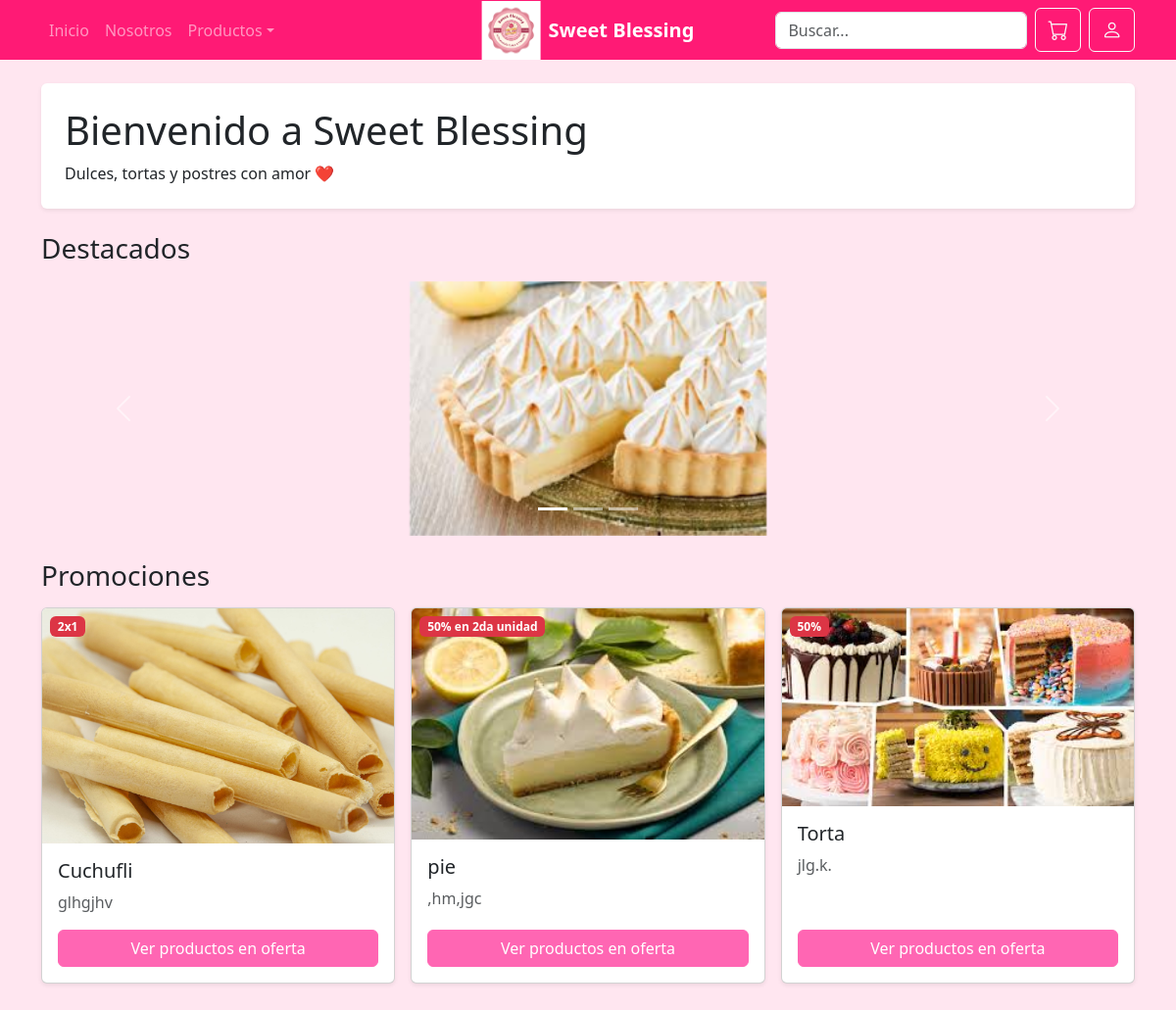
The page / on the database its author committed.
### adminpanel/models.py (models this page shows, shortened)
class Producto(models.Model):
    CATEGORIAS = [
        ('vitrina', 'Repostería de vitrina'),
        ('tortas', 'Tortas'),
        ('postres', 'Postres'),
    ]
    nombre = models.CharField(max_length=100)
    precio = models.IntegerField(verbose_name="Precio")
    categoria = models.CharField(max_length=20, choices=CATEGORIAS)
    descripcion = models.TextField(
        blank=True,
        null=True,
        verbose_name="Descripción"
    )
    imagen = models.ImageField(
        upload_to='productos/',
        null=True,
        blank=True
    )
    stock = models.PositiveIntegerField(default=0)
    destacado = models.BooleanField(
        default=False,
        help_text="Mostrar en inicio"
    )

class Promocion(models.Model):
    TIPO_CHOICES = [
        ('2x1', '2x1'),
        ('porcentaje', 'Descuento porcentaje'),
        ('segunda_unidad', 'Descuento en segunda unidad'),
    ]
    CATEGORIAS_OBJETIVO = [
        ('', 'Solo este producto'),
        ('vitrina', 'Repostería de vitrina'),
        ('postres', 'Postres'),
        ('tortas', 'Tortas'),
        ('all', 'Todas las categorías'),
    ]
    ENLACE_CATEGORIA_CHOICES = [
        ('', 'Sin categoria'),
        ('vitrina', 'Repostería de vitrina'),
        ('postres', 'Postres'),
        ('tortas', 'Tortas'),
    ]
    titulo = models.CharField(max_length=100)
    etiqueta = models.CharField(
        max_length=50,
        blank=True,
        null=True,
        default='',
        help_text="Texto corto que se muestra como badge (ej: '2x1', '-30%'). Opcional."
    )
    descripcion = models.TextField(
        blank=True,
        null=True,
        default='',
        help_text="Descripción visible para el cliente. Opcional."
    )
    imagen = models.ImageField(
        upload_to='promos/',
        blank=True,
        null=True,
        help_text="Imagen opcional para la tarjeta de promoción."
    )
    tipo = models.CharField(
        max_length=20,
        choices=TIPO_CHOICES,
        help_text="Tipo de promoción (2x1, porcentaje, segunda unidad)."
    )
    porcentaje = models.PositiveIntegerField(
        blank=True,
        null=True,
        help_text="Solo para tipo 'porcentaje'. Ej: 20 para 20%."
    )
    porcentaje_segunda_unidad = models.PositiveIntegerField(
        blank=True,
        null=True,
        help_text="Solo para tipo 'segunda_unidad'. Ej: 50 para 50% en la segunda unidad."
    )
    producto = models.ForeignKey(
        'Producto',
        on_delete=models.CASCADE,
        blank=True,
        null=True,
        help_text="Producto específico al que se aplica la promo. Déjalo vacío si usarás una categoría."
    )
    categoria_objetivo = models.CharField(
        max_length=20,
        choices=CATEGORIAS_OBJETIVO,
        blank=True,
        default='',
        help_text="Si eliges una categoría, la promo se aplica a TODOS los productos de esa categoría."
    )
    enlace_categoria = models.CharField(
        max_length=20,
        choices=ENLACE_CATEGORIA_CHOICES,
        blank=True,
        default='',
        help_text="Categoría a la que apuntará el botón en la web. Opcional."
    )
    activo_desde = models.DateField(
        blank=True,
        null=True,
        help_text="Fecha desde la que la promo está activa. Opcional."
    )
    activo_hasta = models.DateField(
        blank=True,
        null=True,
        help_text="Fecha hasta la que la promo está activa. Opcional."
    )
    hasta_agotar_stock = models.BooleanField(
        default=False,
        help_text="Si se marca, la promo se desactiva cuando el producto se queda sin stock."
    )
    activa = models.BooleanField(
        default=True,
        help_text="Marca si la promo está activa."
    )
    vigencia = models.CharField(
        max_length=100,
        blank=True,
        null=True,
        default='',
        help_text="Texto informativo (ej: 'Hasta el 30/06 o hasta agotar stock'). Opcional."
    )

### tienda/views.py (the view)
# urls.py: 2. Add a URL to urlpatterns:  path('', views.home, name='home')
def home(request):
    destacados = Producto.objects.filter(destacado=True)[:6]
    promos_bd = Promocion.objects.filter(activa=True)
    return render(request, 'tienda/home.html', {
        'promos': promos_bd,
        'destacados': destacados,
        'carrito_count': _carrito_cuenta_items(request)
    })

### tienda/views.py (called while the page is built)
def _get_carrito(request):
    return request.session.get('carrito', {})

def _carrito_cuenta_items(request):
    return sum(int(item['cantidad']) for item in _get_carrito(request).values())

### tienda/templates/tienda/home.html (shortened to what this page needs)
{% extends 'tienda/base_store.html' %}
{% load static %}
{% block content %}
  <div class="p-4 bg-white rounded shadow-sm mb-4">
    <h1 class="mb-2">Bienvenido a Sweet Blessing</h1>
    <p class="mb-0">Dulces, tortas y postres con amor ❤️</p>
  </div>
  <h3 class="mb-3">Destacados</h3>
  {% if destacados %}
  <div id="destacadosCarousel" class="carousel slide mb-4" data-bs-ride="carousel">
    <div class="carousel-indicators">
      {% for p in destacados %}
        <button type="button" data-bs-target="#destacadosCarousel" data-bs-slide-to="{{ forloop.counter0 }}"
                class="{% if forloop.first %}active{% endif %}"
                aria-current="{% if forloop.first %}true{% endif %}"
                aria-label="Slide {{ forloop.counter }}"></button>
      {% endfor %}
    </div>
<div class="carousel-inner">
    {% for p in destacados %}
        <div class="carousel-item {% if forloop.first %}active{% endif %}">
            <img src="{{ p.imagen.url }}"
                 class="d-block mx-auto"
                 style="height: 260px; object-fit: cover;"
                 alt="{{ p.nombre }}">
        </div>
    {% endfor %}
</div>
    <button class="carousel-control-prev" type="button" data-bs-target="#destacadosCarousel" data-bs-slide="prev">
      <span class="carousel-control-prev-icon" aria-hidden="true"></span>
    </button>
    <button class="carousel-control-next" type="button" data-bs-target="#destacadosCarousel" data-bs-slide="next">
      <span class="carousel-control-next-icon" aria-hidden="true"></span>
    </button>
  </div>
  {% else %}
    <p>No hay productos destacados por ahora.</p>
  {% endif %}
  <h3 class="mb-3">Promociones</h3>
  <div class="row row-cols-1 row-cols-md-3 g-3 mb-4">
    {% for promo in promos %}
      <div class="col">
        <div class="card h-100 shadow-sm position-relative">
          {% if promo.etiqueta %}
            <span class="badge bg-danger position-absolute top-0 start-0 m-2">
              {{ promo.etiqueta }}
            </span>
          {% endif %}
          {% if promo.imagen %}
            <img src="{{ promo.imagen.url }}" class="card-img-top" alt="{{ promo.titulo }}">
          {% endif %}
          <div class="card-body d-flex flex-column">
            <h5 class="card-title">{{ promo.titulo }}</h5>
            {% if promo.descripcion %}
              <p class="card-text text-muted">{{ promo.descripcion }}</p>
            {% endif %}
            {% if promo.enlace_categoria %}
              <a href="{% url 'tienda:productos_categoria' promo.enlace_categoria %}"
                 class="btn btn-primary mt-auto">
                Ver productos en oferta
              </a>
            {% elif promo.producto %}
              <a href="{% url 'tienda:producto_detalle' promo.producto.id %}"
                 class="btn btn-primary mt-auto">
                Ver producto en oferta
              </a>
            {% else %}
              <a href="{% url 'tienda:productos' %}"
                 class="btn btn-outline-primary mt-auto">
                Ver catálogo
              </a>
            {% endif %}
          </div>
        </div>
      </div>
    {% empty %}
      <p>No hay promociones disponibles por ahora.</p>
    {% endfor %}
  </div>
{% endblock %}

### tienda/templates/tienda/base_store.html (shortened to what this page needs)
{% load static %}
<!DOCTYPE html>
<html lang="es">
<head>
  <link href="https://cdn.jsdelivr.net/npm/bootstrap@5.3.3/dist/css/bootstrap.min.css" rel="stylesheet">
  <link href="https://cdn.jsdelivr.net/npm/bootstrap-icons/font/bootstrap-icons.css" rel="stylesheet">
</head>
<body>
<nav class="navbar navbar-expand-lg navbar-dark">
  <div class="container position-relative">
    <div class="d-flex align-items-center">
      <div class="collapse navbar-collapse" id="navMain">
        <ul class="navbar-nav me-3">
          <li class="nav-item"><a class="nav-link" href="{% url 'tienda:home' %}">Inicio</a></li>
          <li class="nav-item"><a class="nav-link" href="{% url 'tienda:nosotros' %}">Nosotros</a></li>
          <li class="nav-item dropdown">
            <a class="nav-link dropdown-toggle" data-bs-toggle="dropdown" href="{% url 'tienda:productos' %}">Productos</a>
          </li>
        </ul>
      </div>
    </div>
    <a class="navbar-brand brand-center d-flex align-items-center" href="{% url 'tienda:home' %}">
      <img src="{% static 'adminpanel/images/logo.png' %}" alt="Logo" width="60" height="60" class="me-2">
      <strong>Sweet Blessing</strong>
    </a>
    <div class="d-flex align-items-center">
      <form class="d-none d-lg-flex me-2" role="search" action="{% url 'tienda:buscar' %}">
        <input class="form-control" type="search" name="q" placeholder="Buscar...">
      </form>
      {% if user.is_authenticated %}
        <a class="btn btn-outline-light me-2" href="{% url 'tienda:carrito' %}" title="Carrito">
          <i class="bi bi-cart nav-icon"></i>
          {% if carrito_count and carrito_count > 0 %}
            <span class="badge bg-light text-dark">{{ carrito_count }}</span>
          {% endif %}
        </a>
        <a class="btn btn-outline-light" href="{% url 'tienda:salir' %}" title="Salir">
          <i class="bi bi-person-check nav-icon"></i>
        </a>
      {% else %}
        <a class="btn btn-outline-light me-2" href="{% url 'tienda:login' %}?next={% url 'tienda:carrito' %}" title="Carrito (requiere login)">
          <i class="bi bi-cart nav-icon"></i>
        </a>
        <a class="btn btn-outline-light" href="{% url 'tienda:login' %}" title="Iniciar sesión">
          <i class="bi bi-person nav-icon"></i>
        </a>
      {% endif %}
    </div>
  </div>
</nav>
<div class="container py-4">
  {% block content %}{% endblock %}
</div>
</body>
</html>

### tienda/templates/tienda/base_store.html (style rules this page uses)
body { background-color: #ffe6f0; }
.navbar { background-color: #ff1a75 !important; }
.btn-primary, .btn-success { background-color: #ff66b3; border-color: #ff66b3; }
.nav-icon { font-size: 1.3rem; }
.navbar .brand-center { position: absolute; left: 50%; transform: translateX(-50%); }

### rows shown on the page
Producto: imagen (picture)
Promocion: etiqueta "2x1", imagen (picture), titulo "Cuchufli", descripcion "glhgjhv", enlace_categoria "Ver productos en oferta"
Promocion: etiqueta "50% en 2da unidad", imagen (picture), titulo "pie", descripcion ",hm,jgc", enlace_categoria "Ver productos en oferta"
Promocion: etiqueta "50%", imagen (picture), titulo "Torta", descripcion "jlg.k.", enlace_categoria "Ver productos en oferta"
